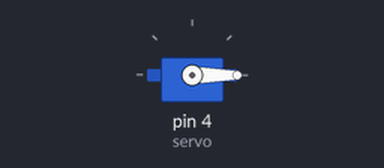
Recording of a sketch running on a simulated Arduino Uno, built with avr-gcc and run on an emulated ATmega328P. Parts: servo.

Above: at 0.05 s.
At 4.0 s:
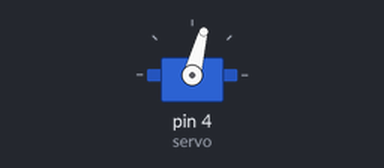
Timing chart, 0 to 5.2 s (numbered marks = the images above):
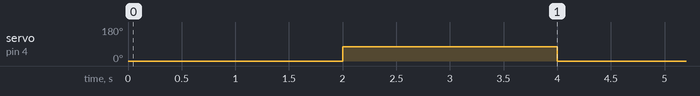

Measured:
- by itself, servo on pin 4 (servo): alternates 75° for 2.0 s and 0° for 2.0 s

The sketch:

servo.ino
```cpp
#include "Servo.h"

Servo servo;

void setup() {
  servo.attach(4);
  // put your setup code here, to run once:

}

void loop() {
  servo.write(0);
  delay(2000);
  servo.write(75);
  delay(2000);
  // put your main code here, to run repeatedly:

}
```
